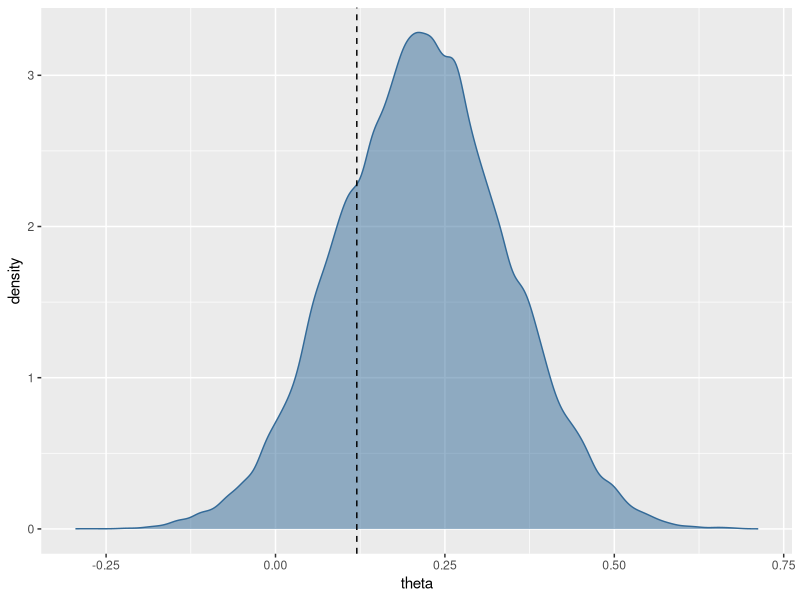
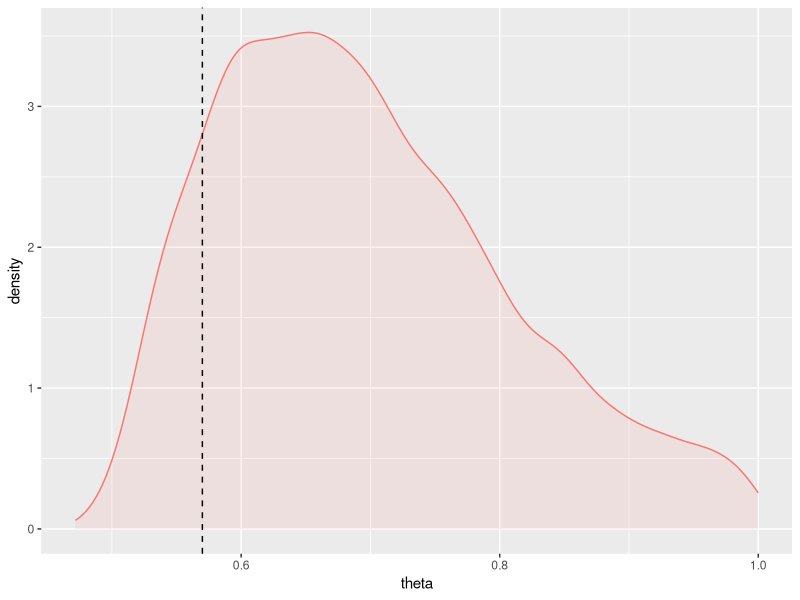

Write the R code that produced these figures, in order.
## ---- chunk 1
set.seed(6532)
x <- rnorm(63,mean = 0.12,sd = 1)
## ---- chunk 2
(x_s <- sum(x))
(x_2 <- sum(x*x))
(x_n <- length(x))
## ---- chunk 3
n <- 100000
theta <- numeric(n)
theta[1] <- runif(1)

f <- function(param){
  r = ((2*pi)^(-x_n)*exp((-1/2)*(x_2-(2*param*x_s)+(param*param*x_n))))/(pi*(1+param**2))
  return(r)
}

for(i in 2:n){
  prop <- rnorm(1,mean = theta[i-1])
  radio <- f(prop)/f(theta[i-1])
  if(min(radio,1) > runif(1)){ 
    theta[i] = prop}
  else theta[i] = theta[i-1]
}
## ---- chunk 4
#Estimado
(mean(theta))
#Verdadero
(0.12)
## ---- chunk 5
library(ggplot2)
ggplot(data.frame(theta), aes(theta,colour = 3,fill= 3)) +
  geom_density(alpha=0.5,show.legend = F) +
  geom_vline(xintercept =0.12, linetype = "dashed")
## ---- chunk 6
rm(list=ls())
## ---- chunk 7
set.seed(59736)
n <- 10000
x <- rgeom(365,0.57)
## ---- chunk 8
(x_n <- 365)
(mean(x))
## ---- chunk 9
a <- 10
b <- 15
y <- numeric(n)
theta <-numeric(n)
y[1] <- 0.9
theta[1] <-0.5

for (i in 2:n){
  y[i] <- mean(rgeom(x_n,theta[i-1]))
  theta[i] <- rbeta(1,x_n+10,abs(x_n*(y[i]-1)+15))
}
## ---- chunk 10
#Estimado
(mean(theta))
#Verdadero
(0.57)
## ---- chunk 11
ggplot(data.frame(theta), aes(theta,colour = "red",fill= "red")) +
  geom_density(alpha=0.1,show.legend = F) +
  geom_vline(xintercept =0.57, linetype = "dashed")
## ---- chunk 12
library(tibble)
library(kableExtra)
r <- tibble(
  mean = 22.12,
  sd = 6.820,
  MC_error = 0.06652,
  val2.5pc = 8.650,
  median = 22.180,
  val97.5pc = 35.51,
  sample = 10000
)
## ---- chunk 13
r %>%
  kable() %>%
  kable_styling(bootstrap_options = "striped")
## ---- chunk 14
r1 <- tibble(
  mean = 22.03,
  sd = 6.41,
  MC_error = 0.06357,
  val2.5pc = 9.448,
  median = 22.06,
  val97.5pc = 34.53,
  sample = 10000
)
## ---- chunk 15
r1 %>%
  kable() %>%
  kable_styling(bootstrap_options = "striped")
